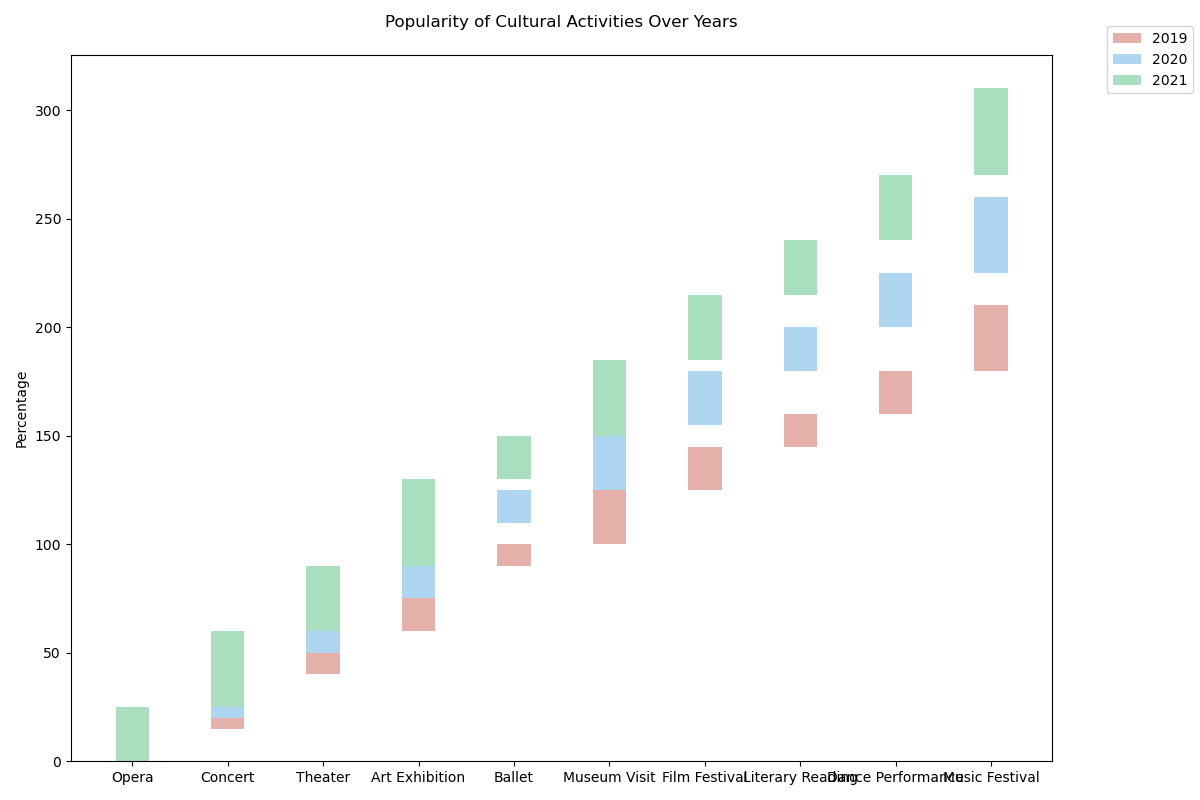

This figure's Python source:

import matplotlib.pyplot as plt
import numpy as np

categories = ['Opera', 'Concert', 'Theater', 'Art Exhibition', 'Ballet', 'Museum Visit', 'Film Festival', 'Literary Reading', 'Dance Performance', 'Music Festival']
data = {
    '2019': [15, 25, 20, 30, 10, 25, 20, 15, 20, 30],
    '2020': [20, 30, 25, 35, 15, 30, 25, 20, 25, 35],
    '2021': [25, 35, 30, 40, 20, 35, 30, 25, 30, 40]
}

labels = list(data.keys())
data = np.array(list(data.values()))
data_cum = data.cumsum(axis=1)

category_colors = ['#E6B0AA', '#AED6F1', '#A9DFBF', '#F9E79F', '#F5B7B1', '#F1948A', '#76D7C4', '#A569BD', '#52BE80', '#F0B27A']

fig, ax = plt.subplots(figsize=(12, 8))

bar_width = 0.35

for i, (colname, color) in enumerate(zip(labels, category_colors)):
    heights = data[i]
    starts = data_cum[i] - heights
    ax.bar(categories, heights, bottom=starts, width=bar_width, label=colname, color=color)

ax.set_ylabel('Percentage')
ax.set_title('Popularity of Cultural Activities Over Years', pad=20)
ax.legend(loc='upper right', bbox_to_anchor=(1.15, 1.05))

plt.tight_layout()
plt.show()
